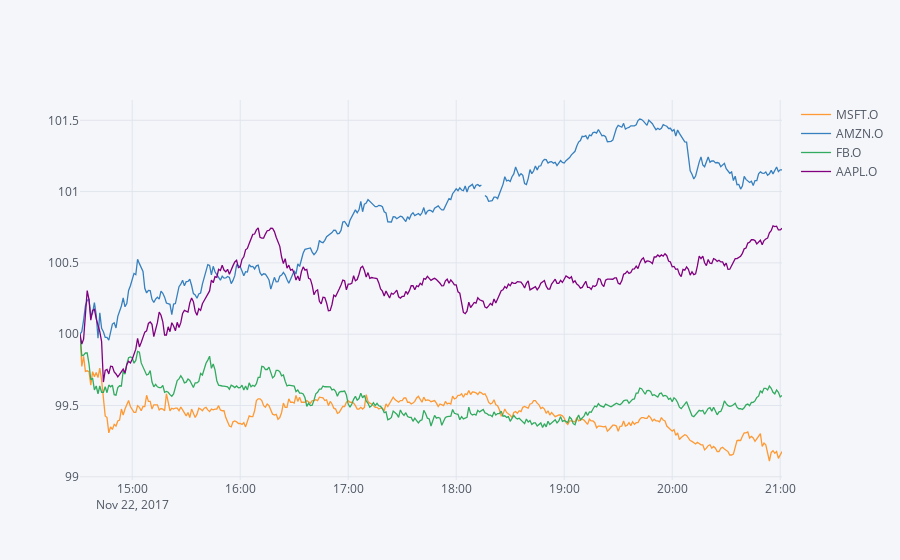

The cell this chart's notebook holds for it:
### Code cell
iplot(intraday.normalize().iplot(asFigure=True))

### Figure 1 — Plotly figure (JSON) as saved in the notebook; plotly's stock layout.template omitted (floating-point values rounded to 4 significant figures; data arrays with more than 128 entries replaced by an {"elided": "..."} marker saying what was removed)
{"data": [{"line": {"color": "rgba(255, 153, 51, 1.0)", "dash": "solid", "width": 1.3}, "mode": "lines", "name": "MSFT.O", "text": "", "type": "scatter", "x": {"elided": "391 str values"}, "y": {"elided": "391 float values"}}, {"line": {"color": "rgba(55, 128, 191, 1.0)", "dash": "solid", "width": 1.3}, "mode": "lines", "name": "AMZN.O", "text": "", "type": "scatter", "x": {"elided": "391 str values"}, "y": {"elided": "391 mixed values"}}, {"line": {"color": "rgba(50, 171, 96, 1.0)", "dash": "solid", "width": 1.3}, "mode": "lines", "name": "FB.O", "text": "", "type": "scatter", "x": {"elided": "391 str values"}, "y": {"elided": "391 float values"}}, {"line": {"color": "rgba(128, 0, 128, 1.0)", "dash": "solid", "width": 1.3}, "mode": "lines", "name": "AAPL.O", "text": "", "type": "scatter", "x": {"elided": "391 str values"}, "y": {"elided": "391 float values"}}], "layout": {"legend": {"bgcolor": "#F5F6F9", "font": {"color": "#4D5663"}}, "paper_bgcolor": "#F5F6F9", "plot_bgcolor": "#F5F6F9", "titlefont": {"color": "#4D5663"}, "xaxis1": {"gridcolor": "#E1E5ED", "showgrid": true, "tickfont": {"color": "#4D5663"}, "title": "", "titlefont": {"color": "#4D5663"}, "zerolinecolor": "#E1E5ED"}, "yaxis1": {"gridcolor": "#E1E5ED", "showgrid": true, "tickfont": {"color": "#4D5663"}, "title": "", "titlefont": {"color": "#4D5663"}, "zerolinecolor": "#E1E5ED"}}}
